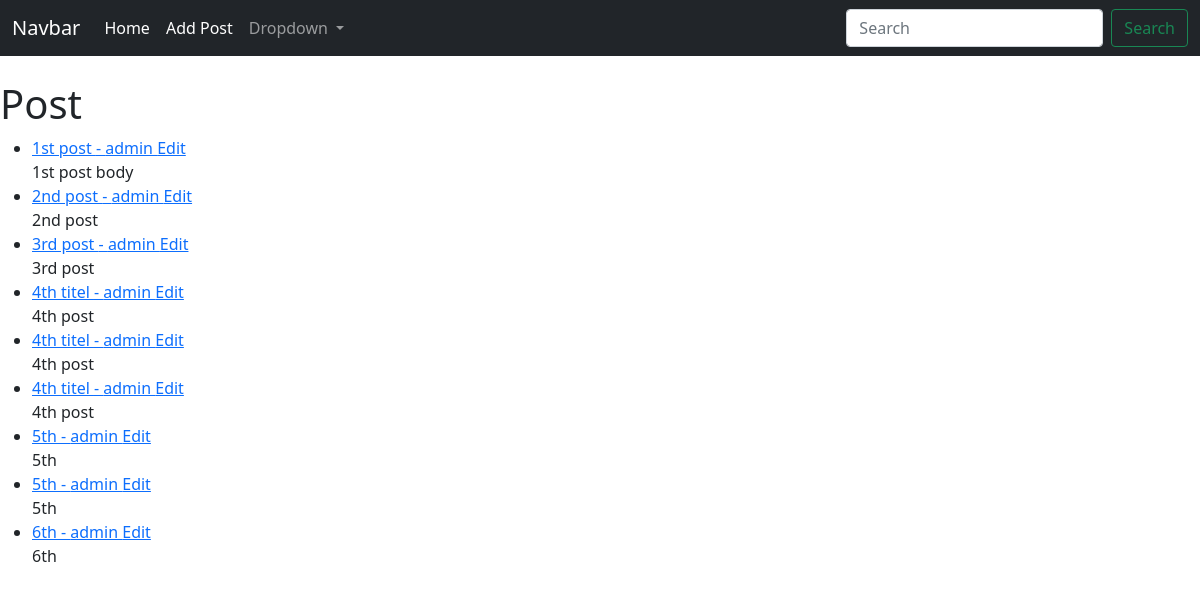
Before: / with the older database file.
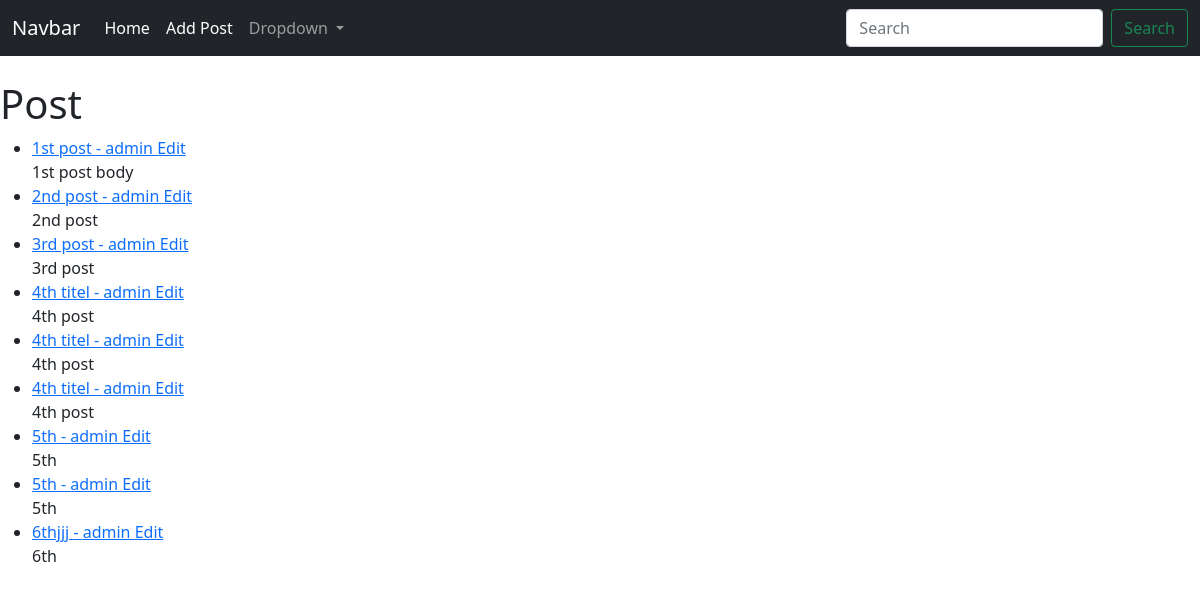
After: the same page with the newer database file.
### theblog/models.py (models this page shows, shortened)
class Post(models.Model):
    title = models.CharField(max_length=255)
    title_tag = models.CharField(max_length=255, default="My Freakin' Awesome Blog!")
    author = models.ForeignKey(User, on_delete=models.CASCADE)
    body = models.TextField()

### theblog/views.py (the view)
# urls.py: path('', HomeView.as_view(), name="home"),
class HomeView(ListView):
    model = Post
    template_name = 'home.html'

### theblog/templates/home.html
{% extends 'base.html' %}
{% block content %}
<h1>Post</h1>
<ul>
{% for post in object_list %}
    <li><a href="{% url 'article-detail' post.pk %}">
    {{ post.title }} - {{ post.author }} <a href="{% url 'update_post' post.pk %}">Edit</a><br>
    {{ post.body }}</li>
{% endfor %}
</ul>
{% endblock %}

Changed rows visible on the page:
changed Post "6th": title "6th" → "6thjjj"
